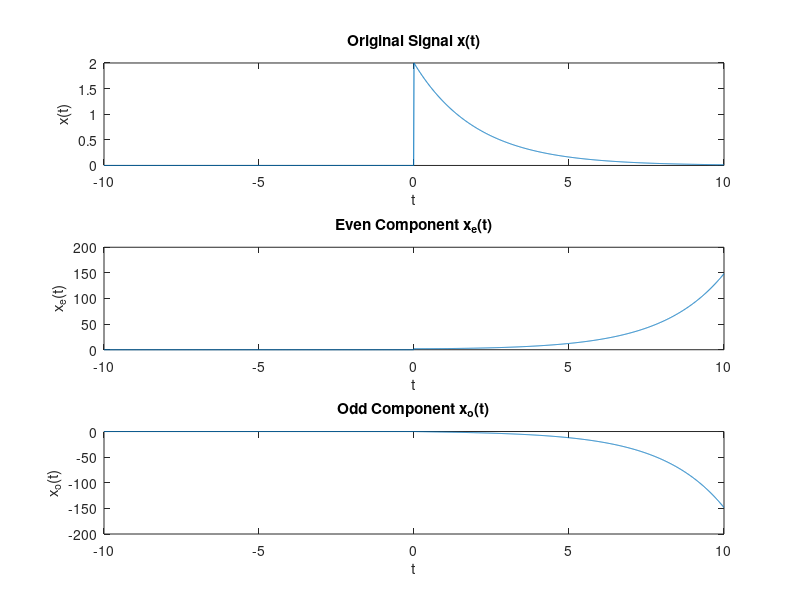

Here is the MATLAB script that generated this plot:
% Define parameters
alpha = 0.5; % Choose a value for alpha
t = -10:0.01:10; % Define the time interval

% Define the signal x(t)
x = @(t) (t >= 0) .* 2 .* exp(-alpha .* t);

% Define the signal x(-t)
x_neg = @(t) (t >= 0) .* 2 .* exp(-alpha .* -t);

% Calculate the even component
x_e = @(t) (x(t) + x_neg(t)) / 2;

% Calculate the odd component
x_o = @(t) (x(t) - x_neg(t)) / 2;

% Evaluate the signals
x_t = x(t);
x_e_t = x_e(t);
x_o_t = x_o(t);

% Plot the original, even, and odd components
figure;

subplot(3,1,1);
plot(t, x_t);
title('Original Signal x(t)');
xlabel('t');
ylabel('x(t)');

subplot(3,1,2);
plot(t, x_e_t);
title('Even Component x_e(t)');
xlabel('t');
ylabel('x_e(t)');

subplot(3,1,3);
plot(t, x_o_t);
title('Odd Component x_o(t)');
xlabel('t');
ylabel('x_o(t)');

% Display the values of alpha and the interval chosen
disp('Value of alpha:');
disp(alpha);
disp('Time interval:');
disp([min(t) max(t)]);
